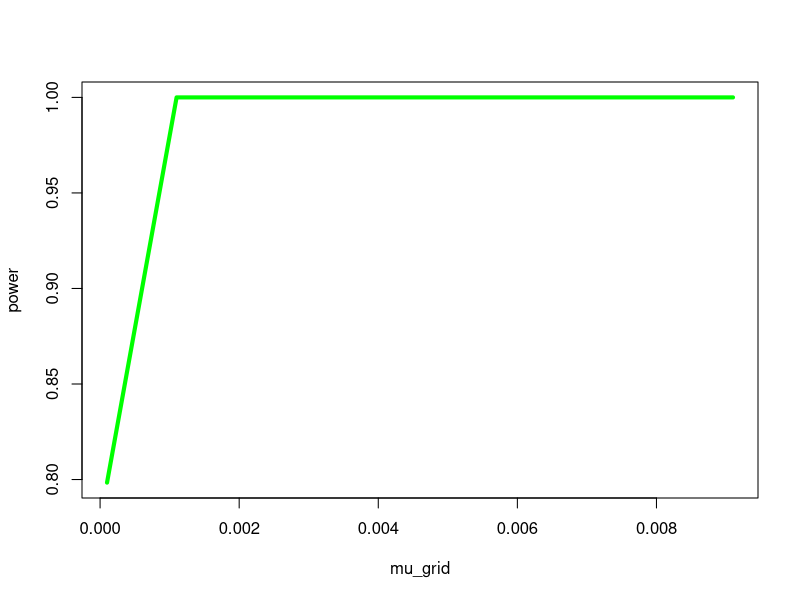
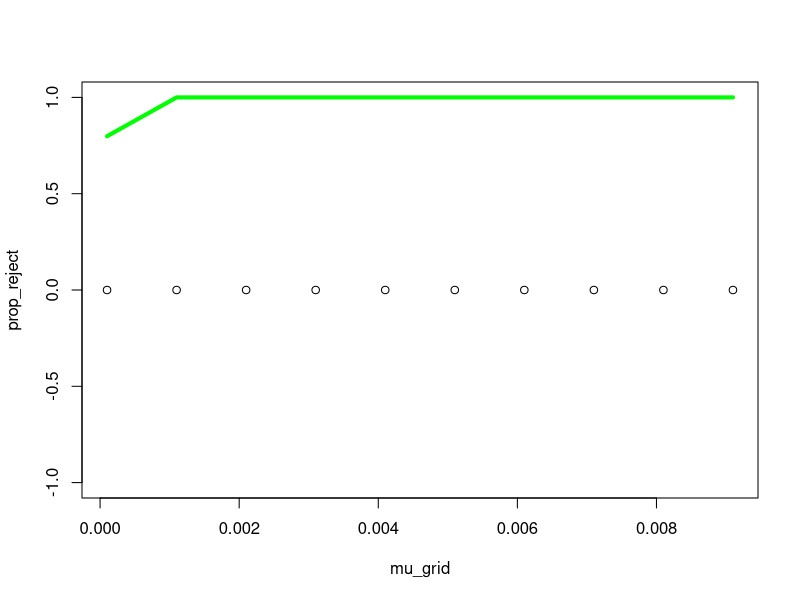

Write the R code that produced these figures, in order.
# Simple power analysis

n = 1000000000
alpha = .01
critical_z = qnorm(1-alpha)

num_sims = 300
mu_grid = seq( .0001, .01, by=.001)
prop_reject = rep( 0, length(mu_grid))
power = rep( NA, length(mu_grid))
for(i in 1:length(mu_grid)){
	#for(k in 1:num_sims){
	
		#x = rnorm( n=n, mean=mu_grid[i], sd=1)
		#z_n = mean(x)*sqrt(n)

		#prop_reject[i] = prop_reject[i] + (z_n > critical_z)
		#}
	
	power[i] = pnorm( critical_z, mean=mu_grid[i]*sqrt(n), sd=1, lower.tail=F)
}
#prop_reject = prop_reject / num_sims


plot( mu_grid, power, type="l", col="green", lwd=4)

plot( mu_grid, prop_reject)
lines( mu_grid, power, col="green", lwd=4)
